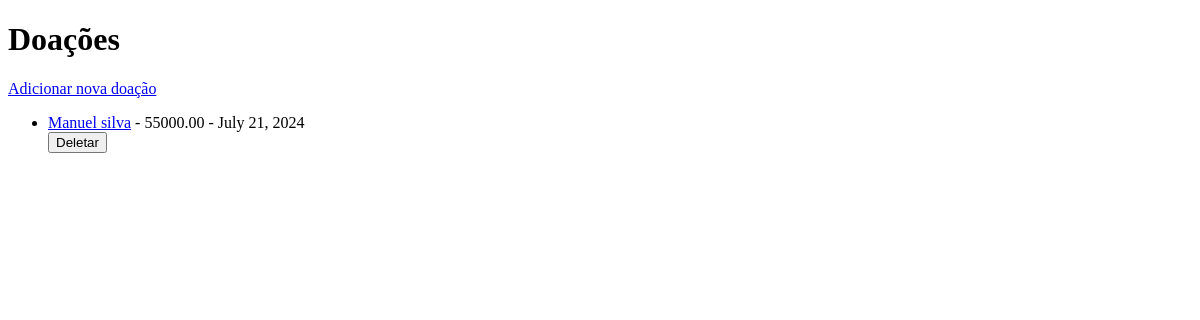
/core/donations/, run on an earlier commit of the app's database.
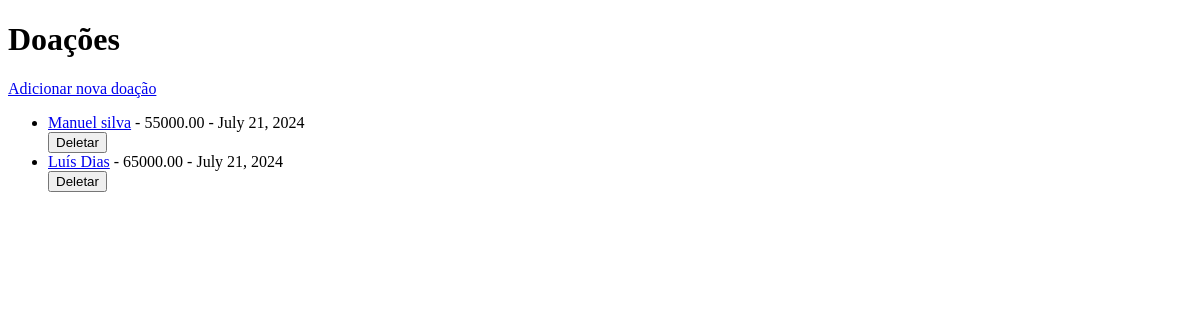
And on a later commit of the database.
### core/models.py (models this page shows, shortened)
class Donation(models.Model):
    member = models.ForeignKey('Member', on_delete=models.CASCADE)
    amount = models.DecimalField(max_digits=10, decimal_places=2)
    date = models.DateField()
    note = models.TextField(blank=True)

class Member(models.Model):
    first_name = models.CharField(max_length=50)
    last_name = models.CharField(max_length=50)
    email = models.EmailField(unique=True)
    phone = models.CharField(max_length=15)
    joined_date = models.DateField(auto_now_add=True)
    def __str__(self):
        return f"{self.first_name} {self.last_name}"

### core/views.py (the view)
# urls.py: path('donations/', views.donation_list, name='donation_list'),
def donation_list(request):
    donations = Donation.objects.all()
    return render(request, 'core/donation_list.html', {'donations': donations})

### core/templates/core/donation_list.html (shortened to what this page needs)
<!DOCTYPE html>
<html>
<head>
</head>
<body>
    <h1>Doações</h1>
    <a href="{% url 'donation_create' %}">Adicionar nova doação</a>
    <ul>
        {% for donation in donations %}
            <li>
                <a href="{% url 'donation_update' donation.pk %}">{{ donation.member }}</a> - {{ donation.amount }} - {{ donation.date }}
                <form action="{% url 'donation_delete' donation.pk %}" method="post">
                    <button type="submit">Deletar</button>
                </form>
            </li>
        {% endfor %}
    </ul>
</body>
</html>

What changed in the data, as far as the page shows it:
added Donation: member "Luís Dias", amount "65000.00", date "July 21, 2024"
